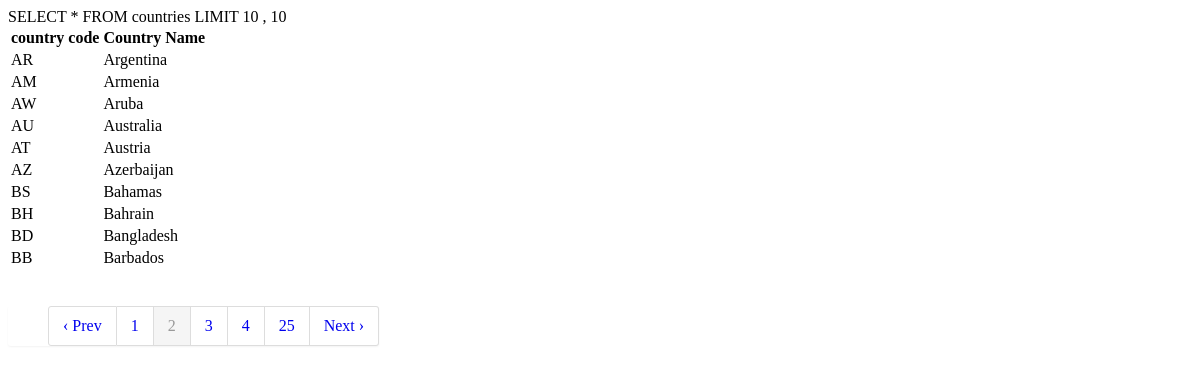
Page /page?page=2 on the committed database.
### tables this page shows
CREATE TABLE `countries` (
  `ccode` varchar(2) NOT NULL DEFAULT '',
  `country` varchar(200) NOT NULL DEFAULT ''
);

### mysystem/models/MY_Mpage.php (called while the page is built, shortened)
<?php
class MY_Mpage extends base_model{
    public function countCountries(){
        $sql="SELECT count(*) FROM countries";
        $sth=$this->query($sql);
        return $sth->fetchColumn();
    }
    public function allCountries($start,$per_page){
        $sql="SELECT * FROM countries LIMIT $start , $per_page";
        $sth=$this->query($sql);
        $sth->setFetchMode(PDO::FETCH_OBJ);
        return $sth->fetchAll();
    }
}
?>

### page.php (the view, shortened to what this page needs)
<!DOCTYPE html>
<html>
<head>
</head>
<body>
<?php
    $page = isset($_GET['page']) ? $_GET['page'] : 0;
    $per_page = 10;
    $reload = basename($_SERVER['PHP_SELF'],".php");
	$pageHandle=new MY_Mpage();
    $total_results=$pageHandle->countCountries();
    $paginateHandle=new CP_Lpagination();
    list($show_page,$tpages,$total_pages,$start,$end)= $paginateHandle->paginate_data($page,$total_results, $per_page);
    echo "<table class='table table-bordered'>";
	echo "<thead><tr><th>country code</th> <th>Country Name</th></tr></thead>";
	$allCountries=$pageHandle->allCountries($start,$per_page);
	foreach ($allCountries as $val) {
            echo '<tr>';
            echo '<td>' .$val->ccode. '</td>';
            echo '<td>' .$val->country. '</td>';
            echo "</tr>";
        }
    echo "</table>";
    if ($total_pages > 1) {
        $pagemenu=$paginateHandle->paginate($reload, $show_page, $total_pages,$get = false);
        echo $pagemenu;
    }
?>
</body>
</html>

### rows in the picture
countries: ccode "AR", country "Argentina"
countries: ccode "AM", country "Armenia"
countries: ccode "AW", country "Aruba"
countries: ccode "AU", country "Australia"
countries: ccode "AT", country "Austria"
countries: ccode "AZ", country "Azerbaijan"
countries: ccode "BS", country "Bahamas"
countries: ccode "BH", country "Bahrain"
countries: ccode "BD", country "Bangladesh"
countries: ccode "BB", country "Barbados"

### other values in the picture
$prevlabel "‹ Prev"
$tpages "25"
$nextlabel "Next ›"
